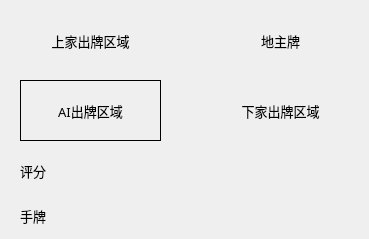
   <widget class="QWidget" name="scrollAreaWidgetContents">
    <property name="geometry">
     <rect>
      <x>0</x>
      <y>0</y>
      <width>369</width>
      <height>239</height>
     </rect>
    </property>
    <widget class="QLabel" name="UserHandCards">
     <property name="geometry">
      <rect>
       <x>20</x>
       <y>200</y>
       <width>331</width>
       <height>31</height>
      </rect>
     </property>
     <property name="font">
      <font>
       <family>微软雅黑</family>
       <pointsize>10</pointsize>
       <weight>50</weight>
       <italic>false</italic>
       <bold>false</bold>
      </font>
     </property>
     <property name="text">
      <string>手牌</string>
     </property>
     <property name="alignment">
      <set>Qt::AlignLeading|Qt::AlignLeft|Qt::AlignVCenter</set>
     </property>
    </widget>
    <widget class="QLabel" name="RPlayedCard">
     <property name="geometry">
      <rect>
       <x>210</x>
       <y>80</y>
       <width>141</width>
       <height>61</height>
      </rect>
     </property>
     <property name="font">
      <font>
       <family>微软雅黑</family>
       <pointsize>10</pointsize>
       <weight>50</weight>
       <italic>false</italic>
       <bold>false</bold>
      </font>
     </property>
     <property name="text">
      <string>下家出牌区域</string>
     </property>
     <property name="alignment">
      <set>Qt::AlignCenter</set>
     </property>
    </widget>
    <widget class="QLabel" name="LPlayedCard">
     <property name="geometry">
      <rect>
       <x>20</x>
       <y>10</y>
       <width>141</width>
       <height>61</height>
      </rect>
     </property>
     <property name="font">
      <font>
       <family>微软雅黑</family>
       <pointsize>10</pointsize>
       <weight>50</weight>
       <italic>false</italic>
       <bold>false</bold>
      </font>
     </property>
     <property name="text">
      <string>上家出牌区域</string>
     </property>
     <property name="alignment">
      <set>Qt::AlignCenter</set>
     </property>
    </widget>
    <widget class="QLabel" name="PredictedCard">
     <property name="geometry">
      <rect>
       <x>20</x>
       <y>80</y>
       <width>141</width>
       <height>61</height>
      </rect>
     </property>
     <property name="font">
      <font>
       <family>微软雅黑</family>
       <pointsize>10</pointsize>
       <weight>50</weight>
       <italic>false</italic>
       <bold>false</bold>
      </font>
     </property>
     <property name="styleSheet">
      <string notr="true"/>
     </property>
     <property name="frameShape">
      <enum>QFrame::Panel</enum>
     </property>
     <property name="lineWidth">
      <number>1</number>
     </property>
     <property name="text">
      <string>AI出牌区域</string>
     </property>
     <property name="alignment">
      <set>Qt::AlignCenter</set>
     </property>
    </widget>
    <widget class="QLabel" name="WinRate">
     <property name="geometry">
      <rect>
       <x>20</x>
       <y>150</y>
       <width>331</width>
       <height>41</height>
      </rect>
     </property>
     <property name="font">
      <font>
       <family>微软雅黑</family>
       <pointsize>10</pointsize>
       <weight>50</weight>
       <italic>false</italic>
       <bold>false</bold>
      </font>
     </property>
     <property name="styleSheet">
      <string notr="true"/>
     </property>
     <property name="text">
      <string>评分</string>
     </property>
     <property name="alignment">
      <set>Qt::AlignLeading|Qt::AlignLeft|Qt::AlignVCenter</set>
     </property>
    </widget>
    <widget class="QLabel" name="ThreeLandlordCards">
     <property name="geometry">
      <rect>
       <x>210</x>
       <y>10</y>
       <width>141</width>
       <height>61</height>
      </rect>
     </property>
     <property name="font">
      <font>
       <family>微软雅黑</family>
       <pointsize>10</pointsize>
       <weight>50</weight>
       <italic>false</italic>
       <bold>false</bold>
      </font>
     </property>
     <property name="text">
      <string>地主牌</string>
     </property>
     <property name="alignment">
      <set>Qt::AlignCenter</set>
     </property>
    </widget>
   </widget>
